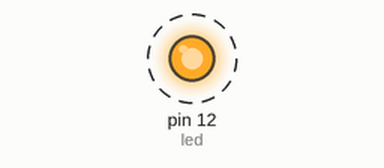
Recording of a program running on a simulated Raspberry Pi (header pin numbers). On the bench: output pins drawn as LEDs (lit = HIGH). Dashed ring = blinking. What the program prints to the terminal is not drawn. At 20.0 s the program stops and its outputs stay as they are.

Above: at 0.5 s.
Timing chart, 0 to 4.6 s (numbered marks = the images above):
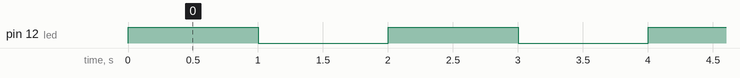

The program:

script.py
```python
# Importar paquetes
import RPi.GPIO as GPIO
import time

# Configurar modo de enumeracion de pines
GPIO.setmode(GPIO.BOARD)

# Configurar pin 12 físico como salida
led = 12
GPIO.setup(led, GPIO.OUT)

# Titilar cada 1 segundo (total 10 veces)
try:
	for x in range(10):
		GPIO.output(led, GPIO.HIGH)
		print('led on')
		time.sleep(1)
		GPIO.output(led, GPIO.LOW)
		print('led off')
		time.sleep(1)
except KeyboardInterrupt:
	print('quittting...')
	pass

# Limpiar salida de pines
GPIO.cleanup()
```

Measured:
- by itself, pin 12 (led): alternates HIGH for 1.0 s and LOW for 1.0 s, 20 changes in all, then stays LOW
